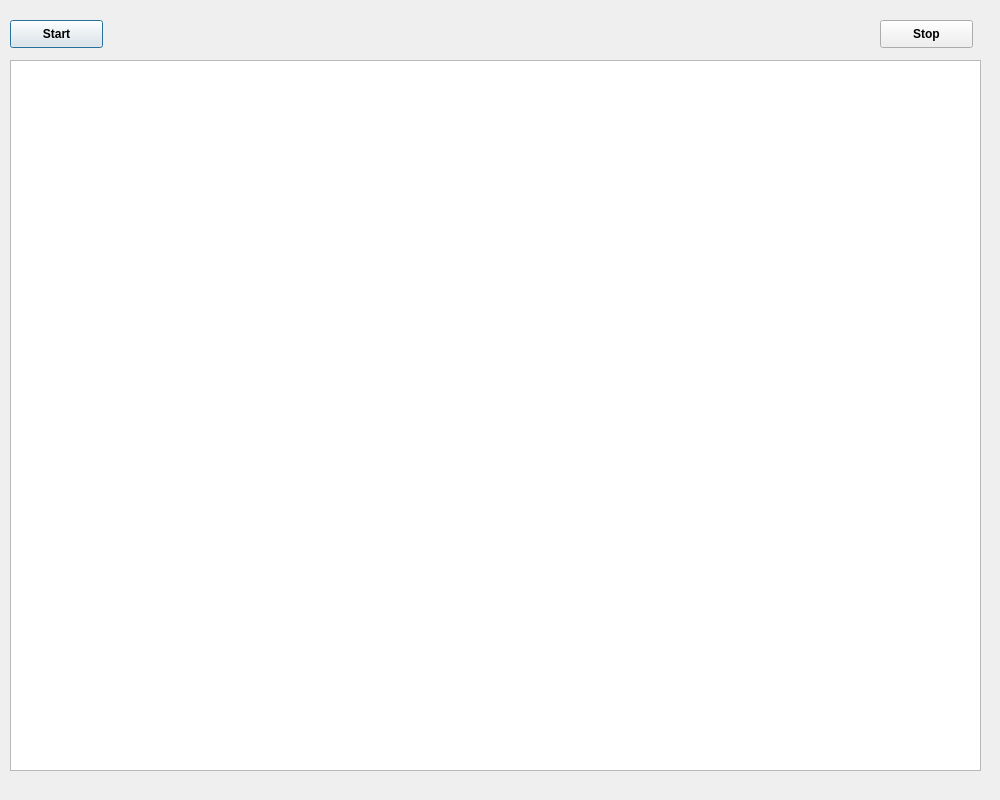
<?xml version="1.0" encoding="UTF-8"?>
<ui version="4.0">
 <class>Dialog</class>
 <widget class="QDialog" name="Dialog">
  <property name="windowModality">
   <enum>Qt::NonModal</enum>
  </property>
  <property name="geometry">
   <rect>
    <x>0</x>
    <y>0</y>
    <width>1000</width>
    <height>800</height>
   </rect>
  </property>
  <property name="windowTitle">
   <string>Dialog</string>
  </property>
  <property name="windowIcon">
   <iconset>
    <normaloff>../../../../../Pictures/ros.png</normaloff>../../../../../Pictures/ros.png</iconset>
  </property>
  <widget class="QPushButton" name="pushButton">
   <property name="geometry">
    <rect>
     <x>10</x>
     <y>20</y>
     <width>93</width>
     <height>28</height>
    </rect>
   </property>
   <property name="font">
    <font>
     <weight>75</weight>
     <bold>true</bold>
    </font>
   </property>
   <property name="text">
    <string>Start</string>
   </property>
  </widget>
  <widget class="QLabel" name="label">
   <property name="geometry">
    <rect>
     <x>330</x>
     <y>20</y>
     <width>351</width>
     <height>21</height>
    </rect>
   </property>
   <property name="font">
    <font>
     <weight>75</weight>
     <bold>true</bold>
    </font>
   </property>
   <property name="text">
    <string/>
   </property>
   <property name="alignment">
    <set>Qt::AlignCenter</set>
   </property>
  </widget>
  <widget class="QGraphicsView" name="graphicsView">
   <property name="geometry">
    <rect>
     <x>10</x>
     <y>60</y>
     <width>971</width>
     <height>711</height>
    </rect>
   </property>
  </widget>
  <widget class="QPushButton" name="pushButton_2">
   <property name="geometry">
    <rect>
     <x>880</x>
     <y>20</y>
     <width>93</width>
     <height>28</height>
    </rect>
   </property>
   <property name="font">
    <font>
     <weight>75</weight>
     <bold>true</bold>
    </font>
   </property>
   <property name="text">
    <string>Stop</string>
   </property>
  </widget>
 </widget>
 <resources/>
 <connections/>
</ui>
